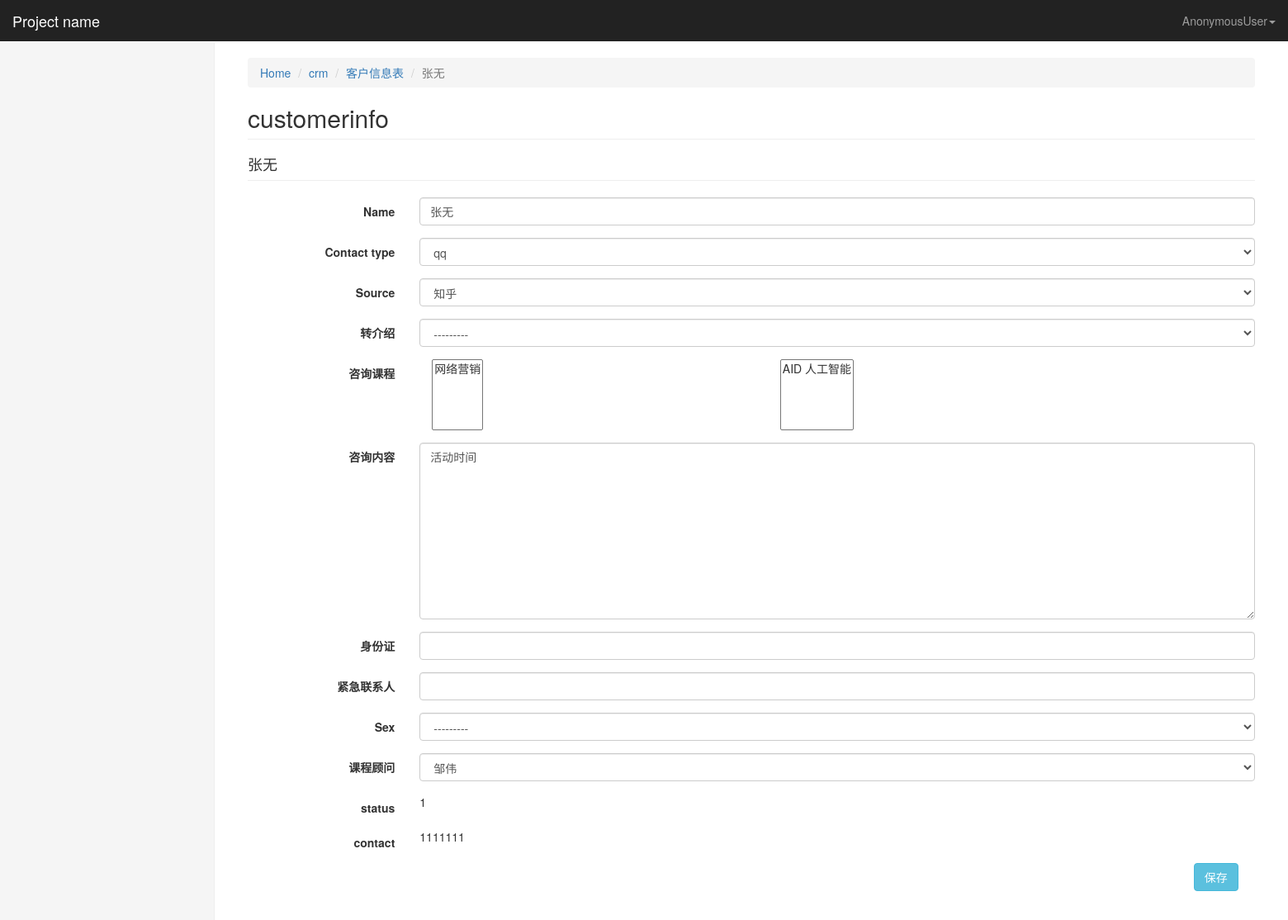
Page /zwAdmin/crm/customerinfo/1/change/ on the committed database.
### crm/models.py (models this page shows)
class CustomerInfo(models.Model):
    name = models.CharField(max_length=64, default=None)
    contact_type_choices = (0, 'qq'), (1, '微信'), (2, '手机')
    contact_type = models.SmallIntegerField(choices=contact_type_choices, default=0)
    contact = models.CharField(max_length=64, unique=True)
    source_choices = ((0, 'QQ群'),
                      (1, '51CTO'),
                      (2, '百度推广'),
                      (3, '知乎'),
                      (4, '转介绍'),
                      (5, '其它'))
    source = models.SmallIntegerField(choices=source_choices)
    referral_from = models.ForeignKey('self', blank=True, null=True, verbose_name='转介绍')
    consult_courses = models.ManyToManyField('Course', name='咨询课程')
    consult_content = models.TextField(verbose_name='咨询内容')
    status_choices = (0, '未报名'), (1, '已报名'), (2, '已退学')
    id_num = models.CharField(max_length=32, blank=True, null=True, verbose_name='身份证')
    emergency_contact = models.PositiveIntegerField(blank=True, null=True, verbose_name='紧急联系人')
    sex_choices = ((0, '男'), (1, '女'))
    sex = models.PositiveSmallIntegerField(choices=sex_choices, blank=True, null=True)
    status = models.SmallIntegerField(choices=status_choices)
    consultant = models.ForeignKey('UserProfile', verbose_name='课程顾问')
    date = models.DateField(auto_now_add=True)
    def __str__(self):
        return '%s' % self.name
    class Meta:
        verbose_name = '客户信息表'
        verbose_name_plural = '客户信息表'

### zwAdmin/views.py (the view)
# urls.py: url(r'^(\w+)/(\w+)/(\d+)/change/$', views.table_fields_change,
def table_fields_change(request, app_name, model_name, obj_id):
    admin_class = site.global_app[app_name][model_name]
    form_data = make_forms(admin_class)
    field_obj = admin_class.model.objects.get(id=obj_id)
    if request.method == 'GET':
        form_obj = form_data(instance=field_obj)
        admin_class.is_change = True
    elif request.method == 'POST':
        form_obj = form_data(instance=field_obj, data=request.POST)
        if form_obj.is_valid():
            form_obj.save()
            return redirect('/zwAdmin/%s/%s' % (app_name, model_name))
    return render(request, 'zwadmin/table_fields_change.html', locals())

### crm/models.py (called while the page is built)
    def __str__(self):
        return '%s' % self.name

    def __str__(self):
        return '%s' % self.name

### zwAdmin/make_forms.py (called while the page is built)
def make_forms(admin_class, form_add=False):
    class Meta:
        model = admin_class.model
        fields = '__all__'
        if form_add:
            admin_class.change_form = False
        else:
            exclude = admin_class.readonly_fields
            admin_class.change_form = True
    def __new__(cls, *args, **kwargs):
        for field_name in cls.base_fields:
            field_obj = cls.base_fields[field_name]
            field_obj.widget.attrs.update({'class': 'form-control'})
        return ModelForm.__new__(cls)
    dynamic_form = type('DynamicForm',
                        (ModelForm,), {'Meta': Meta, '__new__': __new__})
    return dynamic_form

### zwAdmin/templatetags/zwAdmin_tags.py (called while the page is built)
@register.simple_tag
def get_model_name(admin_class):
    return admin_class.model._meta.model_name

@register.simple_tag
def get_readonly_field_val(readonly_field, form_obj):
    return getattr(form_obj.instance, readonly_field)

@register.simple_tag
def get_horizontal_avail(admin_class, field_name, form_obj):
    if admin_class.is_change:
        c1_obj = getattr(form_obj.instance, field_name)
        print(mark_safe(set(c1_obj.model.objects.all())-set(c1_obj.all())))
        return set(c1_obj.model.objects.all())-set(c1_obj.all())
    else:
        relevance_table = admin_class.model._meta.get_field(field_name)
        return relevance_table.related_model.objects.all()

@register.simple_tag
def get_horizontal_select(admin_class, field_name, form_obj):
    if admin_class.is_change:
        c1_obj = getattr(form_obj.instance, field_name)
        return c1_obj.all()
    else:
        return ''

@register.simple_tag
def get_model_verbose(admin_class):
    return admin_class.model._meta.verbose_name

### zwAdmin/templates/zwadmin/table_fields_change.html (shortened to what this page needs)
{% extends 'zwadmin/index.html' %}
{% load zwAdmin_tags %}
{% block right_container %}
    <ol class="breadcrumb">
    <li><a href="{% url 'zw_index' %}">Home</a></li>
    <li><a href="{% url 'zw_index' %}">{{ app_name }}</a></li>
    <li><a href="{% url 'table_fields' app_name model_name %}">{% get_model_verbose admin_class %}</a></li>
    <li class="active">{{ form_obj.instance }}</li>
  </ol>
   <h2 class="page-header">{% get_model_name admin_class %}</h2>
    <h4 class="page-header">{{ form_obj.instance }}</h4>
   <div>
   {% include 'zwadmin/field_change_body.html' %}
   </div>
{% endblock %}

### zwAdmin/templates/zwadmin/index.html (shortened to what this page needs)
{% extends 'zwadmin/base.html' %}
{% block body %}
<nav class="navbar navbar-inverse navbar-fixed-top">
      <div class="container-fluid">
        <div class="navbar-header">
          <a class="navbar-brand" href="https://v3.bootcss.com/examples/dashboard/#">Project name</a>
        </div>
        <div id="navbar" class="navbar-collapse collapse">
          <ul class="nav navbar-nav navbar-right">
                <li class="dropdown ">
                <a href="#" class="dropdown-toggle" data-toggle="dropdown" role="button" aria-haspopup="true" aria-expanded="true">
                    {{ request.user }}<span class="caret"></span></a>
            </li>
          </ul>
        </div>
      </div>
    </nav>
    <div class="container-fluid">
      <div class="row">
        <div class="col-sm-3 col-md-2 sidebar">
        </div>
        <div class="col-sm-9 col-sm-offset-3 col-md-10 col-md-offset-2 main">
            {% block right_container %}
             {% endblock %}
        </div>
      </div>
    </div>
{% endblock %}

### zwAdmin/templates/zwadmin/base.html (shortened to what this page needs)
<!DOCTYPE html>
<html lang="zh-CN"><head><meta http-equiv="Content-Type" content="text/html; charset=UTF-8">
    {% load static %}
    <link href='{% static "css/bootstrap_3.3.7_css_bootstrap.min.css" %}' rel="stylesheet">
    <link href='{% static "css/ie10-viewport-bug-workaround.css" %}' rel="stylesheet">
    <link href='{% static "css/dashboard.css" %}' rel="stylesheet">
  </head>
  <body>
  {% block body %}
  {% endblock %}
</body></html>

### zwAdmin/templates/zwadmin/field_change_body.html (shortened to what this page needs)
   {% load zwAdmin_tags %}
    <form class="form-horizontal" method="post">
            {% for field in form_obj %}
                <div class="form-group">
                    <label  class="col-sm-2 control-label">{{ field.label }}</label>
                    <div class="col-sm-10">
                    {% if field.name not in admin_class.filter_horizontal %}
                           {{ field }}
                    {% else %}
                          <div class="col-lg-5" >
                                <select multiple id="select_to">
                                    {% get_horizontal_avail admin_class field.name form_obj as horizontal_avail %}
                                    {% for obj in horizontal_avail %}
                                        <option value="{{ obj.id }}">{{ obj }}</option>
                                    {% endfor %}
                                </select>
                             </div>
                             <div class="col-lg-5" >
                                    <select multiple id="select_from" name="{{ field.name }}">
                                    {% get_horizontal_select admin_class field.name form_obj as horizontal_select %}
                                    {% for obj in horizontal_select %}
                                        <option value="{{ obj.id }}">{{ obj }}</option>
                                    {% endfor %}
                                </select>
                             </div>
                    {% endif %}
                </div>
            </div>
            {% endfor %}
            {% if admin_class.change_form %}
                {% for readonly_field in admin_class.readonly_fields %}
                     <div class="form-group">
                        <label  class="col-sm-2 control-label">{{ readonly_field }}</label>
                        <div class="col-sm-10">
                            {% get_readonly_field_val readonly_field form_obj %}
                        </div>
                     </div>
                {% endfor %}
            {% endif %}
        <div class="form-group">
            <div class="col-sm-offset-11 col-sm-10">
                <button type="submit" class="btn btn-info">保存</button>
            </div>
        </div>
   </form>

### static/css/dashboard.css (style rules this page uses)
body { padding-top: 50px; }
.navbar-fixed-top { border: 0; }
.sidebar { display: none; }
@media (min-width: 768px) { .sidebar { position: fixed; top: 51px; bottom: 0; left: 0; z-index: 1000; display: block; padding: 20px; overflow-x: hidden; overflow-y: auto; background-color: #f5f5f5; border-right: 1px solid #eee; } }
.main { padding: 20px; }
@media (min-width: 768px) { .main { padding-right: 40px; padding-left: 40px; } }
.main .page-header { margin-top: 0; }

### rows in the picture
CustomerInfo: instance "张无", form_obj "张无" "qq" "知乎" "---------" "活动时间" "---------" "邹伟", status "1" "1111111"

### other values in the picture
{{ request.user }} "AnonymousUser"
{{ app_name }} "crm"
{{ field.label }} "Name" "Contact type" "Source" "转介绍" "咨询课程" "咨询内容" "身份证" "紧急联系人" "Sex" "课程顾问"
{{ readonly_field }} "status" "contact"
